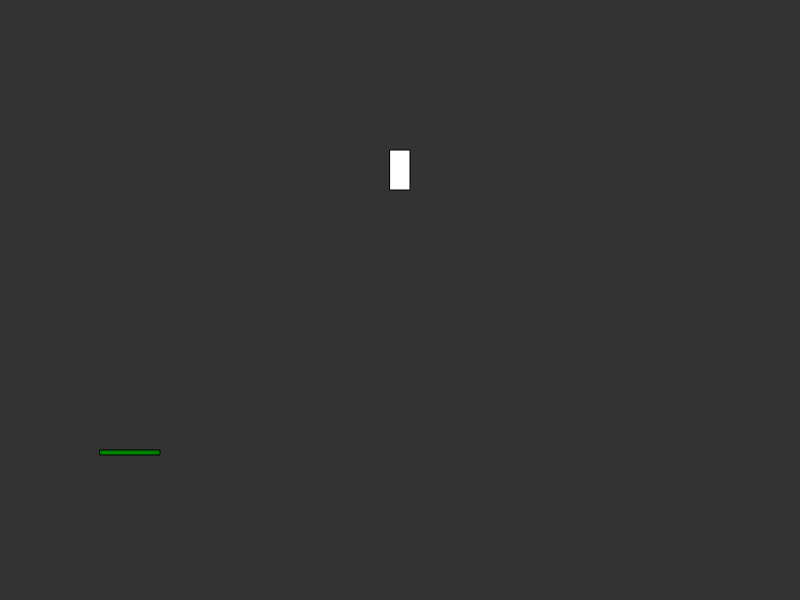
Frame 1 (no input)
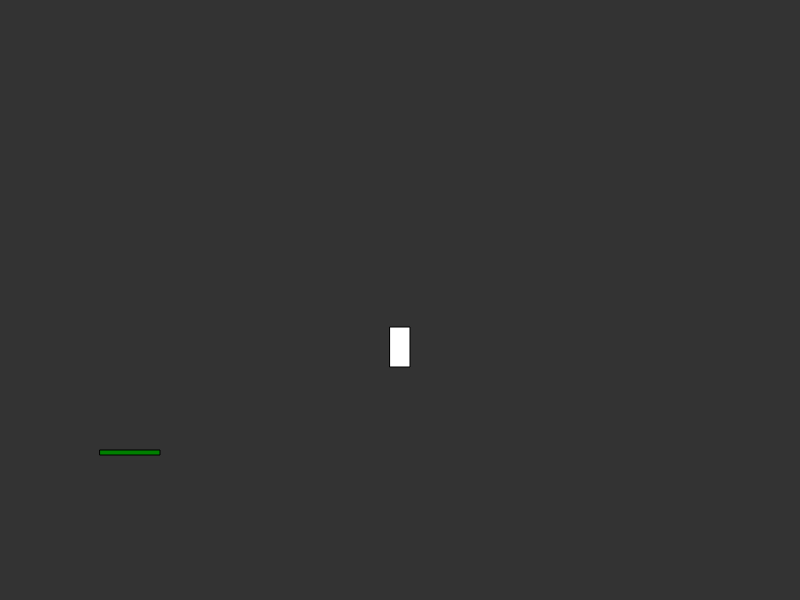
Frame 60 (no input)
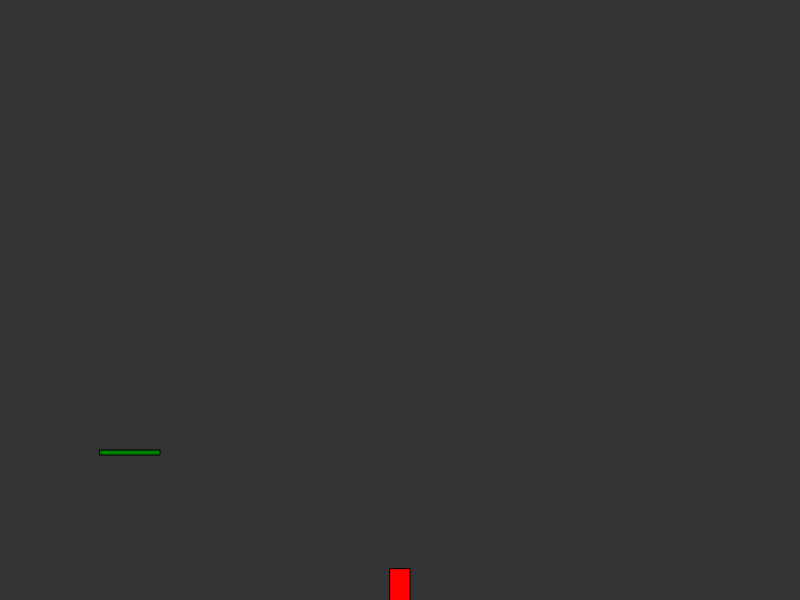
Frame 120 (the mouse pressed at the canvas centre since frame 60)

The p5.js sketch that drew these frames (run headless with seeded random() and noise() and a simulated clock; from frame 60 on, the mouse is pressed at the canvas centre):

// p5.js sketch
// ── sketch.js
var Apollo;
var BaseCamp;
var FINISHED;
var DIFICULTY = 3

function setup() {
  console.log(window)
  createCanvas(800, 600);
  Apollo = new Ship()
  BaseCamp = new landingArea()
  FINISHED = false
}

function draw() {
  background(51);

  Apollo.show()
  BaseCamp.show()

  if(Apollo.dead){
    FINISHED = true
  }

  if(!FINISHED){
    Apollo.update()
    this.handleKeyDown()
    this.detectLanding()
  }
}

function keyPressed() { 
  if(keyCode === 32){ // SPACE
    this.setup()
  }
}

 function detectLanding() {

   const { x: ApolloX , y: ApolloY, width: ApolloW, height: ApolloH } = Apollo
   const { x: BaseCampX , y: BaseCampY, width: BaseCampW, height: BaseCampH } = BaseCamp


  const shipMiddleX = ApolloX + ApolloW/2
  const baseCampMiddleX = BaseCampX + BaseCampW/2

  const yDistance = Math.abs(BaseCampY - (ApolloY + ApolloH) )
  const xDistance = Math.abs(shipMiddleX - baseCampMiddleX)

  if(xDistance < 10){
    if(yDistance < 1){
      if(Apollo.yspeed > (DIFICULTY * -1)){
        FINISHED = true
      } else {
        Apollo.die()
      }
      console.log("FINISHED") 
      FINISHED = true
    }
  }
}

function handleKeyDown() { 
  if (keyIsDown(LEFT_ARROW)) {
    Apollo.throttleLeft(LEFT_ARROW)
  }

  if (keyIsDown(RIGHT_ARROW)) {
    Apollo.throttleRight(RIGHT_ARROW)
  }

  if (keyIsDown(UP_ARROW)) {
    Apollo.throttleUp(UP_ARROW)
  }
}

// ── landingArea.js
function landingArea() { // check for newer sintax
  this.x = 100
  this.y = height - 150
  this.width = 60
  this.height = 5

  this.show = function () {
    fill('green');
    rect(this.x, this.y, this.width, this.height)
  }
}
// ── ship.js
function Ship() {
  this.width = 20
  this.x = width / 2 - this.width/2
  this.y = height / 4
  this.dead = false
  this.xspeed = 0
  this.yspeed = 0
  this.height = 40
  this.topSpeed = 5

  // todo: global variable
  this.gravity = 0.1
  this.drag = 0.9

  this.update = function () {
    if (!this.dead) {
      this.yspeed = this.yspeed - this.gravity
      this.x = this.x + this.xspeed
      this.y = this.y - this.yspeed
      this.checkCollision()
    }
  }

  this.show = function () {
    fill(255);
    if (this.dead) {
      fill('red');
    }
    rect(this.x, this.y, this.width, this.height)
  }

  this.throttleUp = function () {
    if (this.yspeed < this.topSpeed) {
      this.yspeed = this.yspeed + 1
    }
  }

  this.throttleRight = function () {
    this.xspeed = this.xspeed + 0.3
  }

  this.throttleLeft = function () {
    this.xspeed = this.xspeed - 0.3
  }

  this.die = function () {
    this.dead = true
  }

  this.checkCollision = function () {
    if (this.x < 0) {
      this.x = width
    }
    if (this.x > width) {
      this.x = 0
    }
    if (this.y > height - 40) {
      this.die()
    }
  }


}
// ── star.js
function Star() {
this.x = random(0,width)
this.y = random(0, height)

  this.show = function () {
    push()
    strokeWeight(3)
    stroke('white');
    point(this.x, this.y)
    pop()
  }

  this.reborn = function (){
    this.x = random(0,width)
    this.y = random(0, height)
  }
}
